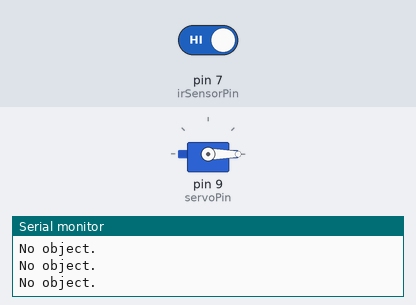
Bench run of a sketch on a simulated Arduino Uno, built with avr-gcc and run on an emulated ATmega328P. On the bench: servo, the last lines printed to the serial monitor. The test bench sets the inputs (shaded band); at power-on: pin 7 (irSensorPin) HIGH.

Above: at 1.2 s.
1.3 s: pin 7 (irSensorPin) driven LOW
At 2.5 s:
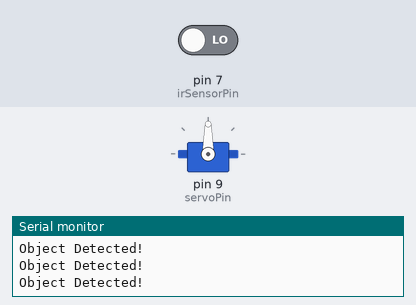
2.9 s: pin 7 (irSensorPin) driven HIGH
At 3.7 s:
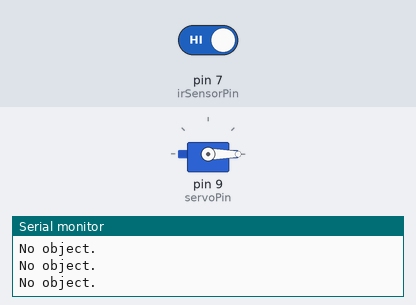
Timing chart, 0 to 5.9 s (numbered marks = the images above; inputs shaded):
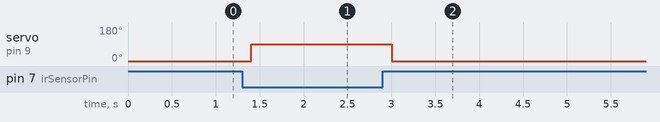

Measured:
- after the input at 1.3 s, servo on pin 9 (servoPin): 0° → 90° after 0.10 s
- after the input at 2.9 s, servo on pin 9 (servoPin): 90° → 0° after 0.10 s

The sketch:

Infrared_Sensor_With_Servo_Motor.ino
```cpp
#include <Servo.h>

const int irSensorPin = 7;  // IR sensor output pin
const int servoPin = 9;     // Servo signal pin

Servo myServo;

void setup() {
  pinMode(irSensorPin, INPUT);
  myServo.attach(servoPin);
  myServo.write(0); // Start at 0 degrees
  Serial.begin(9600);
}

void loop() {
  int irValue = digitalRead(irSensorPin);

  if (irValue == LOW) { // Object detected (depending on your sensor, it may be HIGH)
    Serial.println("Object Detected!");
    myServo.write(90); // Rotate to 90 degrees
  } else {
    Serial.println("No object.");
    myServo.write(0); // Return to 0 degrees
  }

  delay(200); // Small delay for stability
}
```
